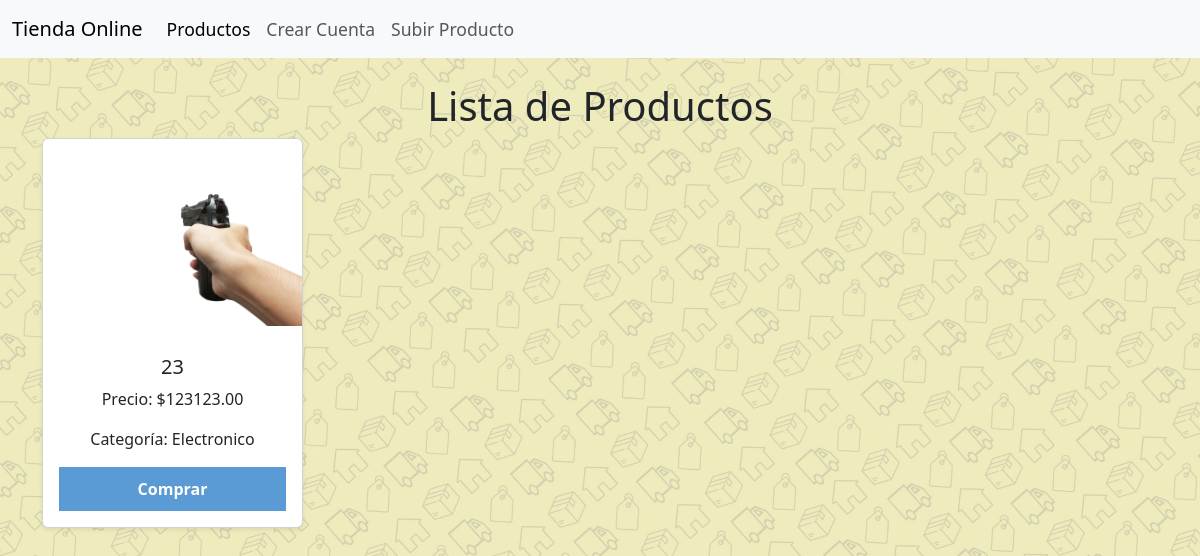
Before: / with the older database file.
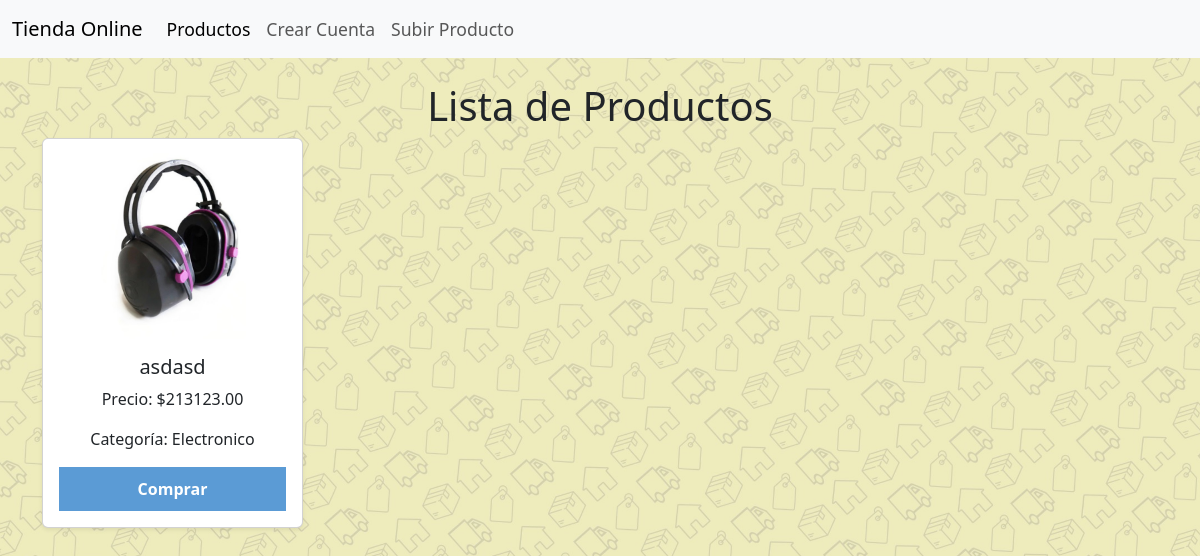
After: the same page with the newer database file.
### tables this page shows
CREATE TABLE productos(
            id INTEGER PRIMARY KEY AUTOINCREMENT,
            nombre TEXT,
            precio INTEGER,
            categoria TEXT,
            img TEXT
        );

### app.py (the view)
@app.route('/')
def ver_productos():
    productos = read_rows()  # Obtener todos los productos
    return render_template('ver_productos.html', productos=productos)

### conexion/conexion.py (called while the page is built)
def read_rows():
    conn = sql.connect("productos.db")
    cursor = conn.cursor()
    cursor.execute("SELECT * FROM productos")
    datos = cursor.fetchall()
    conn.close()
    return datos

### templates/ver_productos.html (shortened to what this page needs)
<!DOCTYPE html>
<html lang="es">
<head>
    <link rel="stylesheet" href="{{ url_for('static', filename='css/estilo.css') }}">
    <link href="https://cdn.jsdelivr.net/npm/bootstrap@5.3.0-alpha1/dist/css/bootstrap.min.css" rel="stylesheet">
</head>
<body>
    <nav class="navbar navbar-expand-lg navbar-light bg-light">
        <div class="container-fluid">
            <a class="navbar-brand" href="#">Tienda Online</a>
            <div class="collapse navbar-collapse" id="navbarNav">
                <ul class="navbar-nav">
                    <li class="nav-item">
                        <a class="nav-link active" href="{{ url_for('ver_productos') }}">Productos</a>
                    </li>
                    <li class="nav-item">
                        <a class="nav-link" href="{{ url_for('crear_usuario') }}">Crear Cuenta</a>
                    </li>
                    <li class="nav-item">
                        <a class="nav-link" href="{{ url_for('agregar_producto') }}">Subir Producto</a>
                    </li>
                </ul>
            </div>
        </div>
    </nav>
    <div class="container mt-4">
        <h1 class="text-center">Lista de Productos</h1>
        {% if producto %}
        <h2 class="text-center">Detalles del Producto</h2>
        <div class="card mb-4 shadow-lg">
            <img src="{{ producto[4] }}" alt="{{ producto[1] }}" class="card-img-top img-fluid" style="max-height: 400px; object-fit: contain;">
            <div class="card-body">
                <h5 class="card-title">{{ producto[1] }}</h5>
                <p class="card-text"><strong>Precio:</strong> ${{ "%.2f"|format(producto[2]) }}</p>
                <p class="card-text"><strong>Categoría:</strong> {{ producto[3] }}</p>
                <form action="{{ url_for('comprar_producto') }}" method="POST">
                    <input type="hidden" name="producto_id" value="{{ producto[0] }}">
                    <button type="submit" id="btn btn-comprar">Comprar</button>
                </form>
            </div>
        </div>
        <h3 class="text-center">Comentarios</h3>
        <form action="{{ url_for('agregar_comentario') }}" method="POST">
            <div class="mb-3">
                <label for="comentario" class="form-label">Deja tu comentario</label>
                <textarea class="form-control" id="comentario" name="comentario" rows="4" required></textarea>
            </div>
            <button type="submit" class="btn btn-success">Enviar Comentario</button>
        </form>
        <div class="mt-4">
            <h4 class="text-center">Comentarios Anteriores</h4>
            {% for comentario in comentarios %}
                <div class="alert alert-info">
                    <p><strong>{{ comentario.usuario }}:</strong> {{ comentario.texto }}</p>
                </div>
            {% endfor %}
        </div>
        {% else %}
        <div class="row">
            {% for producto in productos %}
            <div class="col-md-4 col-lg-3">
                <div class="card mb-4 shadow-sm">
                    <img src="{{ producto[4] }}" class="card-img-top" alt="{{ producto[1] }}" style="height: 200px; object-fit: contain;">
                    <div class="card-body">
                        <h5 class="card-title">{{ producto[1] }}</h5>
                        <p class="card-text">Precio: ${{ "%.2f"|format(producto[2]) }}</p>
                        <p class="card-text">Categoría: {{ producto[3] }}</p>
                        <form action="{{ url_for('comprar_producto') }}" method="POST">
                            <button type="submit" id="btn btn-comprar">Comprar</button>
                        </form>
                    </div>
                </div>
            </div>
            {% endfor %}
        </div>
        {% endif %}
    </div>
</body>
</html>

Changed rows visible on the page:
changed productos "Electronico": img: a different picture; nombre "23" → "asdasd"; precio "123123.00" → "213123.00"
